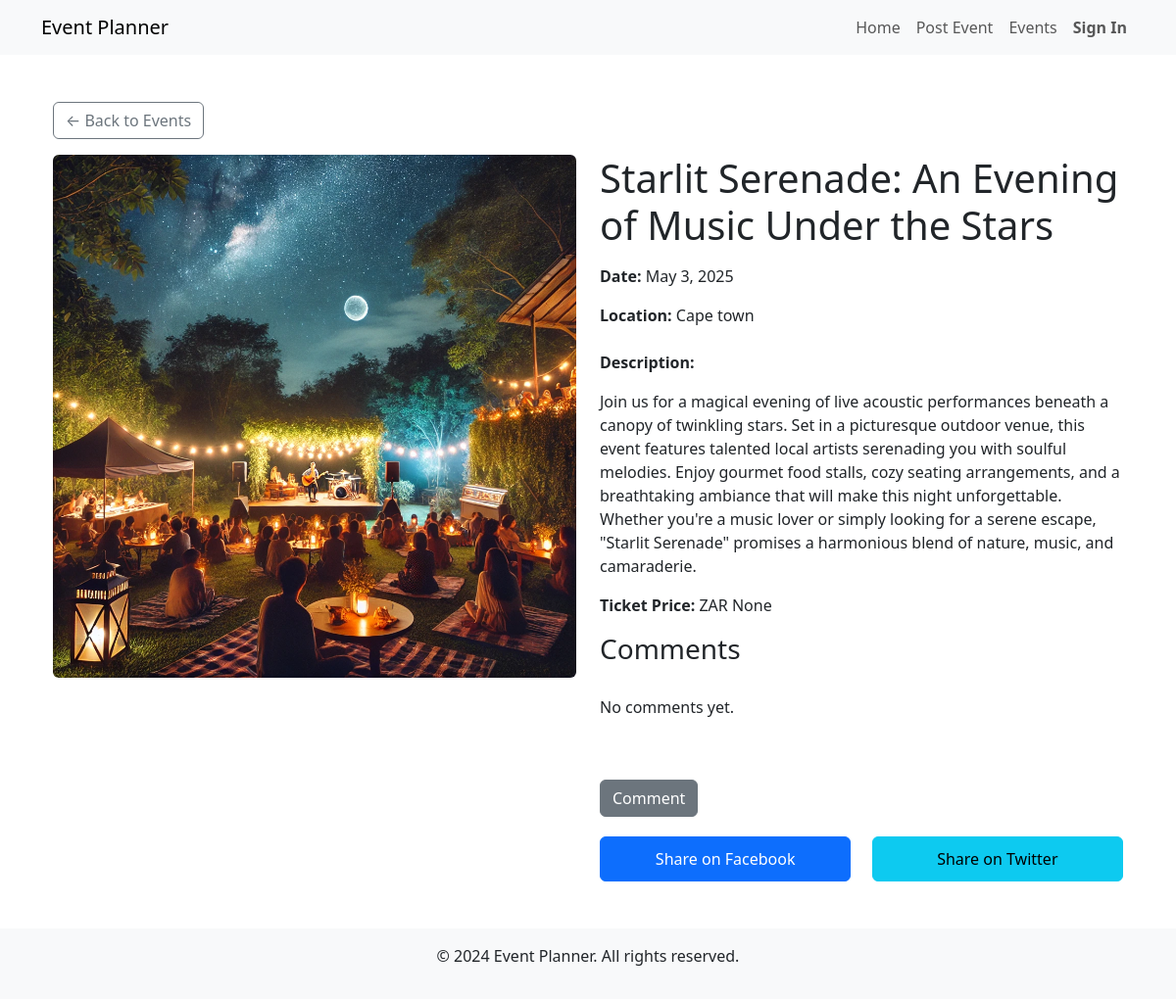
Page /event/8/ on the earlier database version.
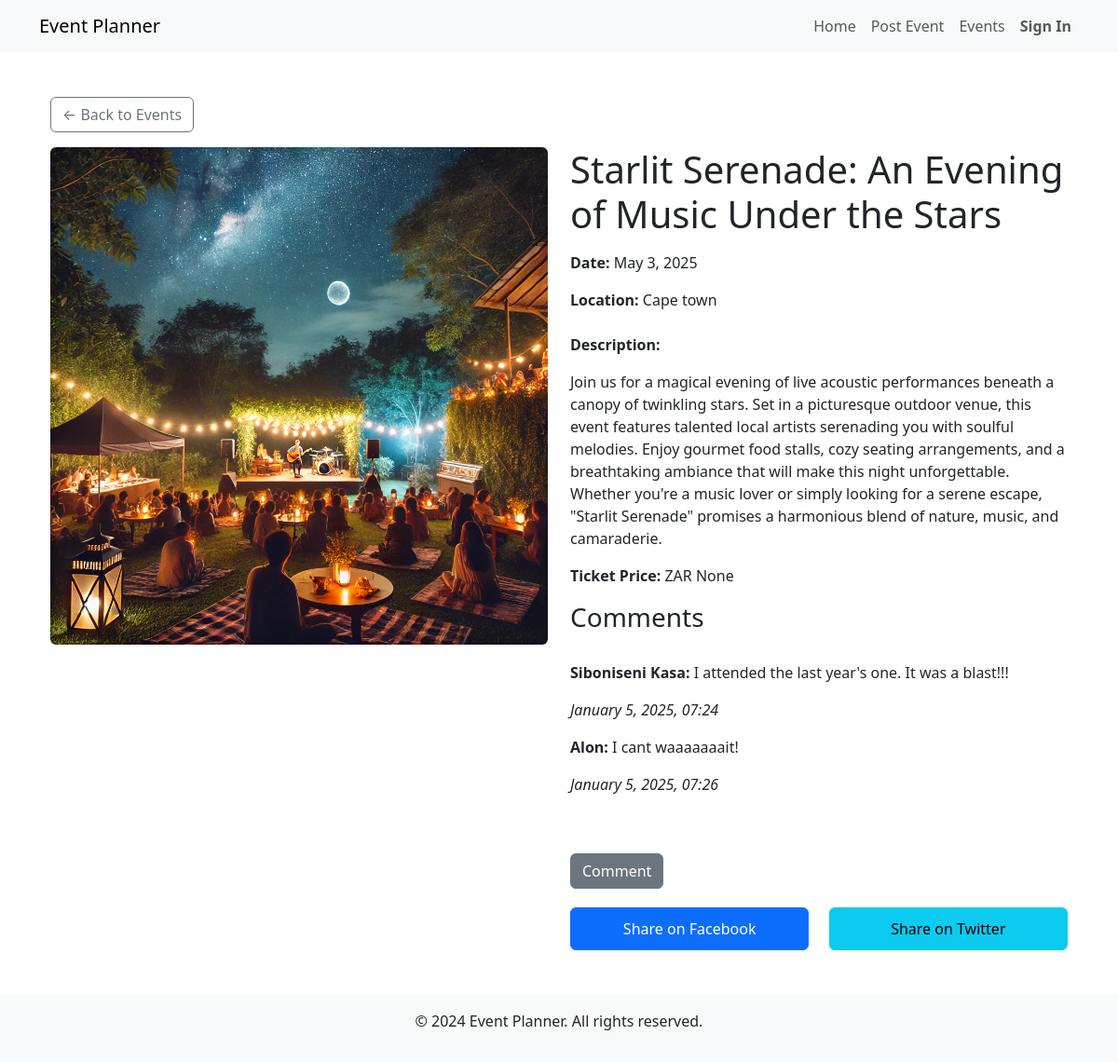
Same page on the later database version.
### events/models.py (models this page shows, shortened)
class Comment(models.Model):
    event = models.ForeignKey(Event, related_name='comments', on_delete=models.CASCADE)  # Link to the event
    name = models.CharField(max_length=100)
    text = models.TextField()
    created_at = models.DateTimeField(auto_now_add=True)

### events/views.py (the view)
# urls.py: path('event/<int:pk>/', views.event_detail, name='event_detail'),  # Event detail page
def event_detail(request, pk):
    event = get_object_or_404(Event, pk=pk)  # Fetch the event by primary key
    if request.method == 'POST':
        name = request.POST.get('name')
        text = request.POST.get('text')
        Comment.objects.create(event=event, name=name, text=text)
        return redirect('events:event_detail', pk=event.pk)  # Redirect to the same event page to show the new comment
    return render(request, 'events/event_detail.html', {'event': event})

### events/templates/events/event_detail.html (shortened to what this page needs)
{% extends "events/base.html" %}
{% block content %}
<div class="container my-5">
    <a href="{% url 'events:event_list' %}" class="btn btn-outline-secondary mb-3">← Back to Events</a>
    <div class="row">
        <div class="col-md-6">
            <img src="{{ event.image.url }}" alt="{{ event.title }}" class="img-fluid rounded">
        </div>
        <div class="col-md-6">
            <h1 class="mb-3">{{ event.title }}</h1>
            <p><strong>Date:</strong> {{ event.date|date:"F j, Y" }}</p>
            <p><strong>Location:</strong> {{ event.location }}</p>
            <p class="mt-4"><strong>Description:</strong></p>
            <p>{{ event.description }}</p>
            <p><strong>Ticket Price:</strong> ZAR {{ event.ticket_price }}</p>
            <h3>Comments</h3>
            <div class="comment-section">
                {% for comment in event.comments.all %}
                    <p><strong>{{ comment.name }}:</strong> {{ comment.text }}</p>
                    <p><em>{{ comment.created_at|date:"F j, Y, H:i" }}</em></p>
                {% empty %}
                    <p>No comments yet.</p>
                {% endfor %}
            </div>
            <div class="comment-button-container">
                <button id="comment-button" class="btn btn-secondary mt-3">Comment</button>
            </div>
            <div class="social-share">
                <a href="https://www.facebook.com/sharer/sharer.php?u={{ request.build_absolute_uri }}" class="btn btn-primary">Share on Facebook</a>
                <a href="https://twitter.com/intent/tweet?url={{ request.build_absolute_uri }}" class="btn btn-info">Share on Twitter</a>
            </div>
        </div>
    </div>
</div>
{% endblock %}

Differences in the rows shown:
added Comment: name "Siboniseni Kasa", text "I attended the last year's one. It was a blast!!!", created_at "January 5, 2025, 07:24"
added Comment: name "Alon", text "I cant waaaaaaait!", created_at "January 5, 2025, 07:26"
Other differences:
text no longer shown: "No comments yet."
